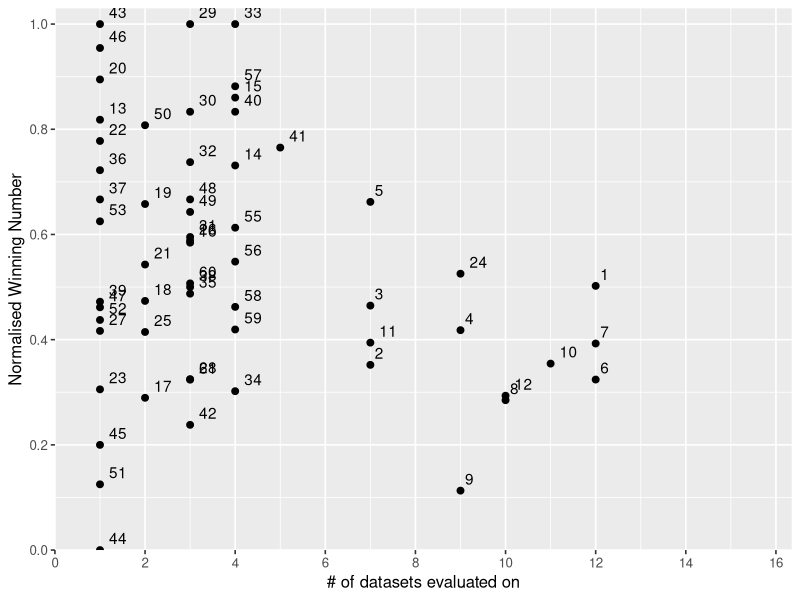

Source code (R):
setwd("C:/Git-data/Afstuderen/method_selection")
require(ggplot2)
require(plyr)

### MAP ###
#read data
map_data = read.csv("map_results.csv")

#data transformations
map_temp <- map_data[,c(2:(length(map_data)-2))]
map_temp <- apply(map_temp, 2, function(x) if(sum(!is.na(x))>1) {x}else{"ILLEGAL"} )
map_temp <- map_temp[map_temp!="ILLEGAL"]
map_temp <- data.frame(map_temp)

# summation and normalization operations
map_winnum <- apply(map_temp, 2, function(x) sapply(x, function(y) if(is.na(y)){NA}else{sum(x[!is.na(x)]<y)}))
map_winnum <- data.frame(map_winnum)
map_ideal_winnum <- apply(map_winnum, 2, function(x) sapply(x, function(y) if(is.na(y)){0}else{if(length(x[!is.na(x)]) == 0){0}else{max(x[!is.na(x)])}}))
map_summed_winnum <- apply(map_winnum, 1, function(x) sum(x,na.rm=TRUE))
map_summed_ideal_winnum <- apply(map_ideal_winnum, 1, function(x) sum(x,na.rm=TRUE))
map_norm_winnum <- map_summed_winnum/map_summed_ideal_winnum
map_nr_measurements <- apply(map_temp,1,function(x) sum(!is.na(x)))
map_output <- data.frame("Method" = map_data[,1], "Normalised_winning_number" = map_norm_winnum, "Nr_measurements"= map_nr_measurements)

# add ID's to output
map_output$id <- seq_len(nrow(map_output))
map_output <- map_output[, c(ncol(map_output), 1:(ncol(map_output)-1))]


### NDCG@5 ###
# read data
ndcg5_data = read.csv("ndcg5_results.csv")

# data transformations
ndcg5_temp <- ndcg5_data[,c(2:(length(ndcg5_data)-2))]
ndcg5_temp <- apply(ndcg5_temp, 2, function(x) if(sum(!is.na(x))>1) {x}else{"ILLEGAL"} )
ndcg5_temp <- ndcg5_temp[ndcg5_temp!="ILLEGAL"]
ndcg5_temp <- data.frame(ndcg5_temp)

# summation and normalization operations
ndcg5_winnum <- apply(ndcg5_temp, 2, function(x) sapply(x, function(y) if(is.na(y)){NA}else{sum(x[!is.na(x)]<y)}))
ndcg5_winnum <- data.frame(ndcg5_winnum)
ndcg5_ideal_winnum <- apply(ndcg5_winnum, 2, function(x) sapply(x, function(y) if(is.na(y)){0}else{if(length(x[!is.na(x)]) == 0){0}else{max(x[!is.na(x)])}}))
ndcg5_summed_winnum <- apply(ndcg5_winnum, 1, function(x) sum(x,na.rm=TRUE))
ndcg5_summed_ideal_winnum <- apply(ndcg5_ideal_winnum, 1, function(x) sum(x,na.rm=TRUE))
ndcg5_norm_winnum <- ndcg5_summed_winnum/ndcg5_summed_ideal_winnum
ndcg5_nr_measurements <- apply(ndcg5_temp,1,function(x) sum(!is.na(x)))
ndcg5_output <- data.frame("Method" = ndcg5_data[,1], "Normalised_winning_number" = ndcg5_norm_winnum, "Nr_measurements"= ndcg5_nr_measurements)
              
# add ID's to output
ndcg5_output$id <- seq_len(nrow(ndcg5_output))
ndcg5_output <- ndcg5_output[, c(ncol(ndcg5_output), 1:(ncol(ndcg5_output)-1))]


### NDCG@10 ###
#read data
ndcg10_data = read.csv("ndcg10_results.csv")

# data transformations
ndcg10_temp <- ndcg10_data[,c(2:(length(ndcg10_data)-2))]
ndcg10_temp <- apply(ndcg10_temp, 2, function(x) if(sum(!is.na(x))>1) {x}else{"ILLEGAL"} )
ndcg10_temp <- ndcg10_temp[ndcg10_temp!="ILLEGAL"]
ndcg10_temp <- data.frame(ndcg10_temp)

ndcg10_winnum <- apply(ndcg10_temp, 2, function(x) sapply(x, function(y) if(is.na(y)){NA}else{sum(x[!is.na(x)]<y)}))
ndcg10_winnum <- data.frame(ndcg10_winnum)
ndcg10_ideal_winnum <- apply(ndcg10_winnum, 2, function(x) sapply(x, function(y) if(is.na(y)){0}else{if(length(x[!is.na(x)]) == 0){0}else{max(x[!is.na(x)])}}))
ndcg10_summed_winnum <- apply(ndcg10_winnum, 1, function(x) sum(x,na.rm=TRUE))
ndcg10_summed_ideal_winnum <- apply(ndcg10_ideal_winnum, 1, function(x) sum(x,na.rm=TRUE))
ndcg10_norm_winnum <- ndcg10_summed_winnum/ndcg10_summed_ideal_winnum
ndcg10_nr_measurements <- apply(ndcg10_temp,1,function(x) sum(!is.na(x)))
ndcg10_output <- data.frame("Method" = ndcg10_data[,1], "Normalised_winning_number" = ndcg10_norm_winnum, "Nr_measurements" = ndcg10_nr_measurements)

# add ID's to output
ndcg10_output$id <- seq_len(nrow(ndcg10_output))
ndcg10_output <- ndcg10_output[, c(ncol(ndcg10_output), 1:(ncol(ndcg10_output)-1))]

### COMBINED ###
combined_data <- data.frame(Method=character(), Summed_winnum=numeric(), Summed_ideal_winnum=numeric())
combined_data <- rbind.data.frame(combined_data, unname(cbind(as.character(map_data[,1]),as.integer(map_summed_winnum),as.integer(map_summed_ideal_winnum))))
combined_data <- rbind.data.frame(combined_data, unname(cbind(as.character(ndcg5_data[,1]),as.integer(ndcg5_summed_winnum),as.integer(ndcg5_summed_ideal_winnum))))
combined_data <- rbind.data.frame(combined_data, unname(cbind(as.character(ndcg10_data[,1]),as.integer(ndcg10_summed_winnum),as.integer(ndcg10_summed_ideal_winnum))))
#combined_data$V2 <- as.numeric(combined_data$V2)
#combined_data$V3 <- as.numeric(combined_data$V3)
#combined_aggregate_winnum <- aggregate(V2~V1,combined_data,sum)
#combined_aggregate_ideal_winnum <- aggregate(V3~V1,combined_data,sum)
#combined_norm_winnum <- combined_aggregate_winnum/combined_aggregate_ideal_winnum

### PLOT ###
### ADJUST HERE ###
# plot graph
ggplot(ndcg5_output, aes(Nr_measurements,Normalised_winning_number)) + geom_point(size=2) + 
  geom_text(aes(label=id), hjust=-0.5, vjust=-0.5) + 
  theme_grey(base_size=12, base_family="") + 
  scale_x_continuous("# of datasets evaluated on", expand = c(0,0), breaks=c(0,2,4,6,8,10,12,14, 16)) +
  scale_y_continuous("Normalised Winning Number", expand = c(0,0), breaks=c(0,0.2,0.4,0.6,0.8,1.0)) +
  expand_limits(x = c(0,16.35), y = c(0,1.03))